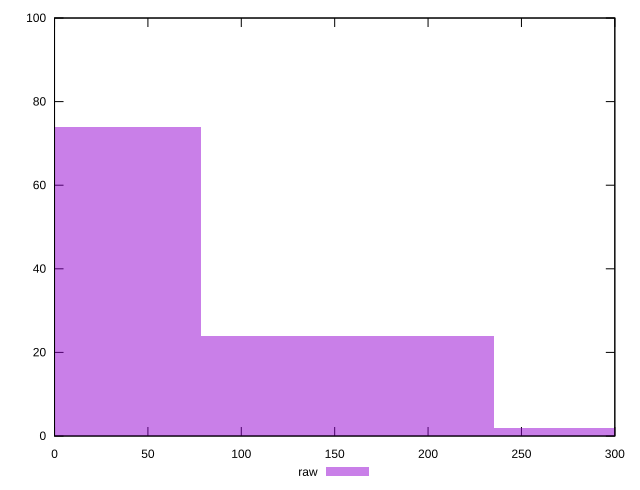

Generate this figure with gnuplot:
reset

$raw <<EOF
0 74
156.8766320251576 24
313.7532640503152 2
EOF

set key outside below
set boxwidth 156.8766320251576
set xrange [0:300]
set yrange [0:100]
set trange [0:100]
set style fill transparent solid 0.5 noborder
set terminal svg size 640, 490 enhanced background rgb 'white'
set output "reports/report_00028_2021-02-24T12-49-42.674Z/legacy-javascript/samples/astro/raw/histogram.svg"

plot $raw title "raw" with boxes

reset
